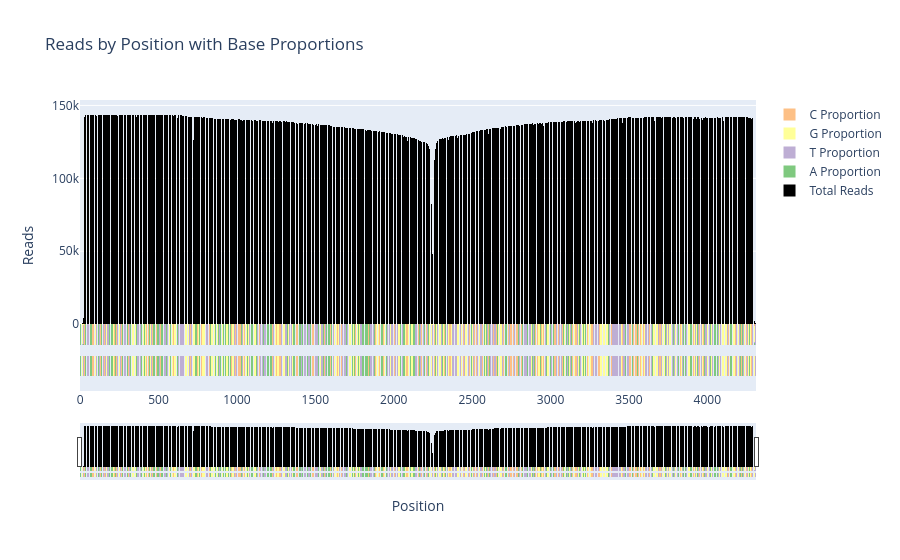

Notebook cell for this chart:
### Markdown cell above
Create interactive graph of reads per base and show porportion of each base at each position.

### Code cell
import plotly.express as px
import pandas as pd
import plotly.graph_objects as go
import numpy as np

# Assume result is already defined and populated as in your initial script

# Calculate total reads and base proportions
summed_results = {}
base_proportions = {'A': [], 'T': [], 'G': [], 'C': []}

for key in result.keys():
    total_reads = sum(result[key])
    summed_results[key] = total_reads
    if total_reads > 0:
        base_proportions['A'].append(result[key][0] / total_reads)
        base_proportions['T'].append(result[key][1] / total_reads)
        base_proportions['G'].append(result[key][2] / total_reads)
        base_proportions['C'].append(result[key][3] / total_reads)
    else:
        base_proportions['A'].append(0)
        base_proportions['T'].append(0)
        base_proportions['G'].append(0)
        base_proportions['C'].append(0)

# Base colors
base_colors = {'A': '#7fc97f', 'T': '#beaed4', 'G': '#ffff99', 'C': '#fdc086'}

for record in SeqIO.parse(reference_seq, "fasta"):
    reference = record.seq

ref_seq_dictionary = {'A': [], 'T': [], 'G': [], 'C': []}

poscounter =0 
for nt in str(reference):
    ref_seq_dictionary[nt].append(poscounter)
    poscounter +=1

# Create figure
fig = go.Figure()

# Add total reads bar
fig.add_trace(go.Bar(
    x=list(summed_results.keys()), 
    y=list(summed_results.values()), 
    marker_color='black', 
    marker_line_width=0, 
    name='Total Reads'
))

ajustment = []
for i in range(0,len(base_proportions["A"])):
    ajustment.append(0)
maxreads = max(summed_results.values())
# Add base proportion bars
for base in ['A', 'T', 'G', 'C']:
    fig.add_trace(go.Bar(
        x=np.add(list(summed_results.keys()),-0.5), 
        y=[p * maxreads/10 for  p in base_proportions[base]], 
        base=[(-maxreads/10)+adj for adj in ajustment],
        marker_color=base_colors[base], 
        marker_line_width=0, 
        name=f'{base} Proportion',
        width=0.8, 
        offset=0.1,  
    ))
    ajustment=[adj+p * maxreads/10 for adj,p in zip(ajustment,base_proportions[base])]


for base in ['A', 'T', 'G', 'C']:
    fig.add_trace(go.Bar(
        x=np.add(ref_seq_dictionary[base], -0.5),
        y=[maxreads/10 for a in ref_seq_dictionary[base]], 
        base=[(-maxreads/4) for a in ref_seq_dictionary[base]],
        marker_color=base_colors[base], 
        showlegend=False,
        marker_line_width=0, 
        width=0.8, 
        offset=0.1,  
    ))
    
fig.update_layout(
    title='Reads by Position with Base Proportions',
    xaxis_title='Position',
    yaxis_title='Reads',
    barmode='stack',  # Stack bars to show proportions
    dragmode='pan',  # Allows dragging to pan around
    xaxis_rangeslider_visible=True  # Adds a range slider at the bottom
)

# Show the figure
fig.show()

### Figure 1 — Plotly figure (JSON) as saved in the notebook; plotly's stock layout.template omitted (floating-point values rounded to 4 significant figures; data arrays with more than 128 entries replaced by an {"elided": "..."} marker saying what was removed)
{"data": [{"marker": {"color": "black", "line": {"width": 0}}, "name": "Total Reads", "type": "bar", "x": {"elided": "4311 int values"}, "y": {"elided": "4311 int values"}}, {"base": {"elided": "4311 float values"}, "marker": {"color": "#7fc97f", "line": {"width": 0}}, "name": "A Proportion", "offset": 0.1, "type": "bar", "width": 0.8, "x": {"elided": "4311 float values"}, "y": {"elided": "4311 float values"}}, {"base": {"elided": "4311 float values"}, "marker": {"color": "#beaed4", "line": {"width": 0}}, "name": "T Proportion", "offset": 0.1, "type": "bar", "width": 0.8, "x": {"elided": "4311 float values"}, "y": {"elided": "4311 float values"}}, {"base": {"elided": "4311 float values"}, "marker": {"color": "#ffff99", "line": {"width": 0}}, "name": "G Proportion", "offset": 0.1, "type": "bar", "width": 0.8, "x": {"elided": "4311 float values"}, "y": {"elided": "4311 float values"}}, {"base": {"elided": "4311 float values"}, "marker": {"color": "#fdc086", "line": {"width": 0}}, "name": "C Proportion", "offset": 0.1, "type": "bar", "width": 0.8, "x": {"elided": "4311 float values"}, "y": {"elided": "4311 float values"}}, {"base": {"elided": "1036 float values"}, "marker": {"color": "#7fc97f", "line": {"width": 0}}, "offset": 0.1, "showlegend": false, "type": "bar", "width": 0.8, "x": {"elided": "1036 float values"}, "y": {"elided": "1036 float values"}}, {"base": {"elided": "1260 float values"}, "marker": {"color": "#beaed4", "line": {"width": 0}}, "offset": 0.1, "showlegend": false, "type": "bar", "width": 0.8, "x": {"elided": "1260 float values"}, "y": {"elided": "1260 float values"}}, {"base": {"elided": "1016 float values"}, "marker": {"color": "#ffff99", "line": {"width": 0}}, "offset": 0.1, "showlegend": false, "type": "bar", "width": 0.8, "x": {"elided": "1016 float values"}, "y": {"elided": "1016 float values"}}, {"base": {"elided": "999 float values"}, "marker": {"color": "#fdc086", "line": {"width": 0}}, "offset": 0.1, "showlegend": false, "type": "bar", "width": 0.8, "x": {"elided": "999 float values"}, "y": {"elided": "999 float values"}}], "layout": {"barmode": "stack", "dragmode": "pan", "title": {"text": "Reads by Position with Base Proportions"}, "xaxis": {"rangeslider": {"visible": true}, "title": {"text": "Position"}}, "yaxis": {"title": {"text": "Reads"}}}}
